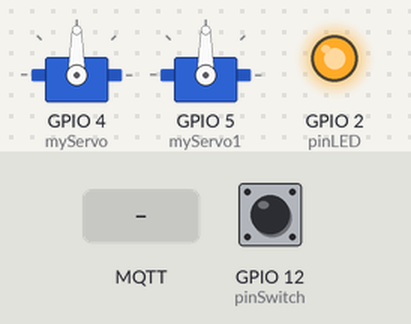
Bench run of a sketch on a simulated ESP8266 (NodeMCU). Parts: 2 × servo, output pins drawn as LEDs (lit = HIGH). The test bench sets the inputs (shaded band); at power-on: GPIO 12 (pinSwitch) HIGH. WiFi joins after 1.5 s; servers stay silent unless stated; no MQTT or app messages arrive unless stated.

Above: at 2.7 s.
2.8 s: MQTT message "Push A" arrives on the first subscribed topic
At 3.6 s:
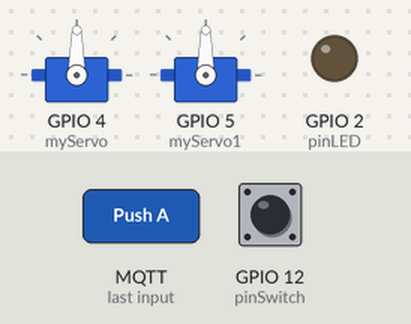
4.3 s: MQTT message "Switch A OFF" arrives on the first subscribed topic
At 4.7 s:
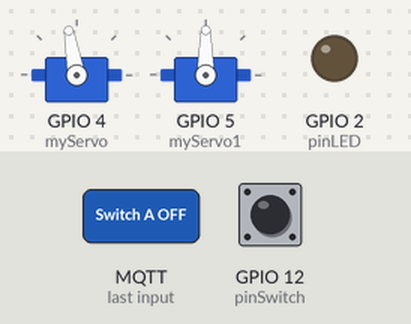
5.8 s: MQTT message "Switch A ON" arrives on the first subscribed topic
At 7.0 s:
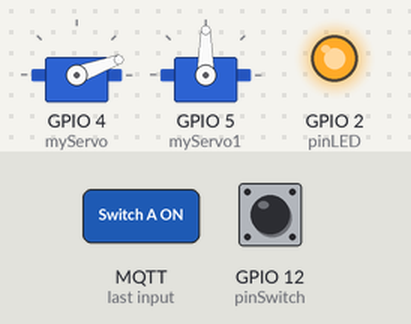
7.3 s: MQTT message "Push A" arrives on the first subscribed topic
At 8.2 s:
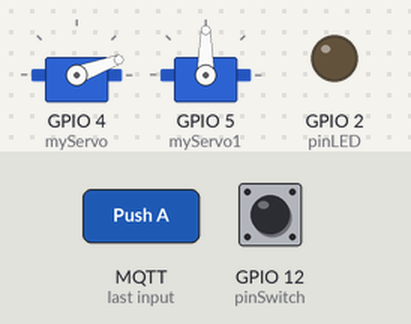
Timing chart, 0 to 9.8 s (numbered marks = the images above; inputs shaded):
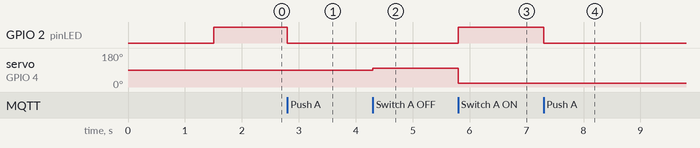

Measured:
- after the input at 2.8 s, GPIO 2 (pinLED): HIGH → LOW at once
- after the input at 4.3 s, servo on GPIO 4 (myServo): 90° → 100° at once
- after the input at 5.8 s, GPIO 2 (pinLED): LOW → HIGH at once; servo on GPIO 4 (myServo): 100° → 20° at once
- after the input at 7.3 s, GPIO 2 (pinLED): HIGH → LOW at once

The sketch:

1234.ino
```cpp
#include <ESP8266WiFi.h>
#include <PubSubClient.h>
#include <Servo.h>

const char* ssid = "Leekhandchildren";            // your ssid
const char* password = "leekh1004";       // your password of ssid

#define mqtt_server "m15.cloudmqtt.com"    // your MQTT server
#define mqtt_port 13114                    // your port number
#define mqtt_topic "test"         // your topic
#define mqtt_user "pwimfegh"               // your username (Manage User of the CloudMQTT)
#define mqtt_password "-0W9VFJqoYxL"             // your password (Manage User of the CloudMQTT)

int pinLED = 2;                            // internal LED (1 for ESP-1, 2 for ESP-12F)
int pinSwitch = 12;                         // switch pin (2 for ESP-1, 5 for ESP-12F)
int pinState = HIGH;

Servo myServo;
Servo myServo1;

WiFiClient espClient;
PubSubClient client(espClient);

void setup() {
  WiFi.begin(ssid, password);
  while (WiFi.status() != WL_CONNECTED) delay(500);

  pinMode(pinLED, OUTPUT);
  pinMode(pinSwitch, INPUT_PULLUP);

  myServo.attach(4);                                // pin of Servo Motor (D1 or GPIO5)

  myServo1.attach(5);

  pinState = digitalRead(pinSwitch);
  digitalWrite(pinLED, pinState);

  client.setServer(mqtt_server, mqtt_port);
  client.setCallback(callback);
}

void loop() {
  if (!client.connected()) {
    client.connect("ESP8266Client", mqtt_user, mqtt_password);
    client.subscribe(mqtt_topic);
  }
  if (pinState != digitalRead(pinSwitch)) {
    pinState = !pinState;
    client.publish(mqtt_topic, pinState? "Switch A OFF" : "Switch A ON");
  }
  client.loop();
}

void callback(char* topic, byte* payload, unsigned int length) {
  String Msg = "";
  int i=0;
  while (i<length) Msg += (char)payload[i++];
  if (Msg == "Push A") {
    digitalWrite(pinLED, !digitalRead(pinLED));
    client.publish(mqtt_topic, (digitalRead(pinLED) ? "Switch A OFF" : "Switch A ON"));
    return;
  }
  if (Msg == "Switch A OFF") {

      digitalWrite(pinLED, LOW);
      myServo.attach(4);
      myServo.write(100);
      delay(200);
      myServo.detach();

  }
  if (Msg == "Switch A ON"){

      digitalWrite(pinLED, HIGH);
      myServo.attach(4);
      myServo.write(20);
      delay(200);
      myServo.detach();

  }
}
```
